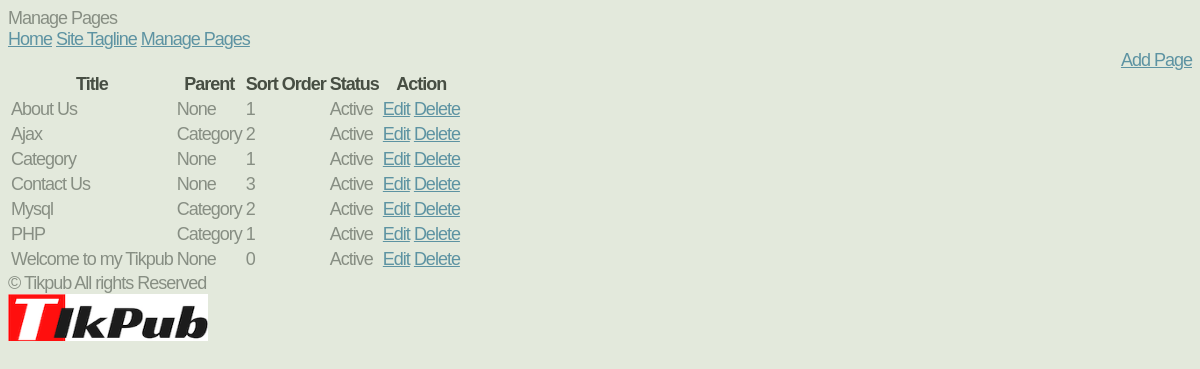
The app's page /manage-site/manage_pages.php with its own data.
### tables this page shows
CREATE TABLE IF NOT EXISTS `mp_pages` (
  `page_id` int(11) NOT NULL AUTO_INCREMENT,
  `page_title` varchar(255) NOT NULL,
  `page_desc` text,
  `meta_keywords` varchar(255) DEFAULT NULL,
  `meta_desc` varchar(255) DEFAULT NULL,
  `sort_order` int(11) NOT NULL DEFAULT '0',
  `parent` varchar(255) NOT NULL DEFAULT '0',
  `status` enum('A','I') NOT NULL DEFAULT 'A',
  `page_alias` varchar(255) DEFAULT NULL,
  PRIMARY KEY (`page_id`),
  UNIQUE KEY `page_name` (`page_alias`)
);

### libs/common_functions.php (called while the page is built, shortened)
<?php
function getParentCategoryName($id) {
    global $DB;
    $sql = "SELECT * FROM " . TABLE_PAGES . " WHERE 1 AND page_id = :id";
    try {
        $stmt = $DB->prepare($sql);
        $stmt->bindValue(":id", $id);
        $stmt->execute();
        $results = $stmt->fetchAll();
    } catch (Exception $ex) {
        echo errorMessage($ex->getMessage());
    }
   return ($results[0]["page_title"] <> "" ) ? $results[0]["page_title"] : "None";
}
?>

### manage-site/manage_pages.php (the view, shortened to what this page needs)
<?php
require("../libs/config.php");
$pageTitle = "Manage Pages";
include("header.php");
?>
<div class="title" style="text-align:right;"><a href="add_edit_page.php">Add Page</a></div>
<table class="bordered">
    <tr>
        <th ><strong>Title</strong> </th>
        <th ><strong>Parent</strong> </th>
        <th ><strong>Sort Order</strong> </th>
        <th><strong>Status</strong> </th>
        <th><strong>Action</strong> </th>
    </tr>
    <?php
    $sql = "SELECT * FROM " . TABLE_PAGES . " WHERE 1 ORDER BY page_title ASC, page_id DESC";
    try {
        $stmt = $DB->prepare($sql);
        $stmt->execute();
        $results = $stmt->fetchAll();
    } catch (Exception $ex) {
        echo errorMessage($ex->getMessage());
    }
    foreach ($results as $rs) {
        ?>
        <tr>
            <td ><?php echo stripslashes($rs["page_title"]); ?></td>
            <td><?php echo stripslashes(getParentCategoryName($rs["parent"])); ?></td>
            <td><?php echo stripslashes($rs["sort_order"]); ?></td>
            <td><?php echo ($rs["status"] == 'A') ? "Active" : "Inactive"; ?></td>
            <td><a href="add_edit_page.php?edit=<?php echo ($rs["page_id"]); ?>">Edit</a>
                <a href="manage_pages.php?del=<?php echo ($rs["page_id"]); ?>" onclick="return confirm('Are you sure?');">Delete</a> </td>
        </tr>
        <?php
    }
    ?>
</table>
<?php
include("footer.php");
?>

### manage-site/header.php (shortened to what this page needs)
<!DOCTYPE html>
<html>
<head>
<link rel="stylesheet" href="style.css" type="text/css" />
</head>
<body>
<div id="container">
    <div id="body">
        <header>
            <div class="mainTitle" ><?php echo $pageTitle; ?></div>
        </header>
        <nav>
        <a href="home.php" class="menus">Home</a>
        <a href="tagline.php" class="menus">Site Tagline</a>
        <a href="manage_pages.php" class="menus">Manage Pages</a>
        </nav>
        <article>

### manage-site/footer.php (shortened to what this page needs)
        </article>
        <footer>
         <div class="copyright">&copy; Tikpub All rights Reserved</div>
         <div class="footerlogo"><a href="http://www.Tikpub.com"  target="_blank"><img src="../images/ngine.png" width="200" height="47" alt="Tikpub logo" /></a>
        </footer>
    </div>
</div>
</body>
</html>

### css/style.css (style rules this page uses)
*,*:before,*:after { -moz-box-sizing:content-box;-webkit-box-sizing:content-box;-o-box-sizing:content-box;-ms-box-sizing:content-box;box-sizing:content-box }
body { font-size: 13.5pt; font-family: sans-serif; background-color: #e3e9dc; font-family: 'Ubuntu Condensed', sans-serif; color: #878e83; letter-spacing: -1px; }
strong { color: #474e43; }
a { color: #5d93a2; text-decoration: underline; }

### records on screen
mp_pages: page_title "About Us", parent "None", sort_order "1", status "Active"
mp_pages: page_title "Ajax", parent "Category", sort_order "2", status "Active"
mp_pages: page_title "Category", parent "None", sort_order "1", status "Active"
mp_pages: page_title "Contact Us", parent "None", sort_order "3", status "Active"
mp_pages: page_title "Mysql", parent "Category", sort_order "2", status "Active"
mp_pages: page_title "PHP", parent "Category", sort_order "1", status "Active"
mp_pages: page_title "Welcome to my Tikpub", parent "None", sort_order "0", status "Active"

### other values on screen
$pageTitle "Manage Pages"
